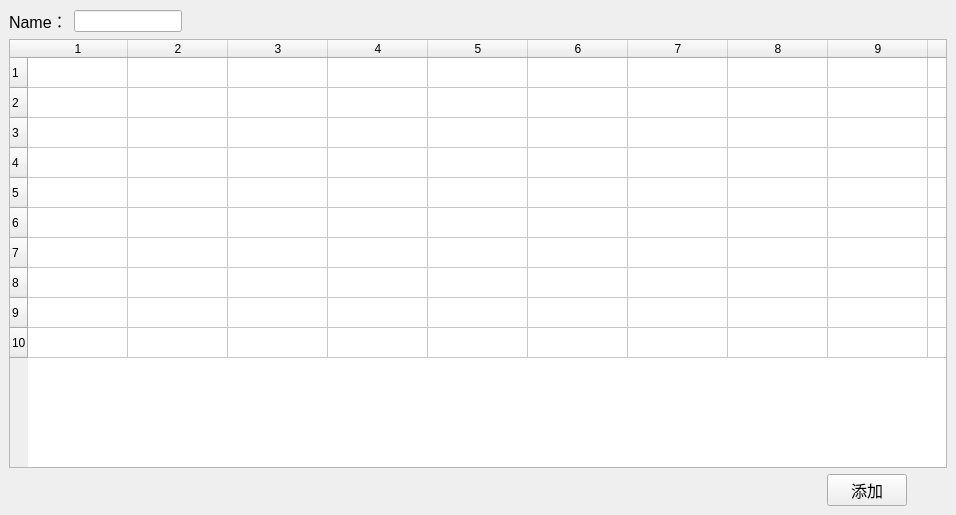
<?xml version="1.0" encoding="UTF-8"?>
<ui version="4.0">
 <class>addReadingRoom</class>
 <widget class="QMainWindow" name="addReadingRoom">
  <property name="geometry">
   <rect>
    <x>0</x>
    <y>0</y>
    <width>956</width>
    <height>515</height>
   </rect>
  </property>
  <property name="windowTitle">
   <string>MainWindow</string>
  </property>
  <widget class="QWidget" name="centralwidget">
   <layout class="QVBoxLayout" name="verticalLayout">
    <item>
     <layout class="QHBoxLayout" name="horizontalLayout">
      <item>
       <widget class="QLabel" name="label">
        <property name="sizePolicy">
         <sizepolicy hsizetype="Fixed" vsizetype="Preferred">
          <horstretch>0</horstretch>
          <verstretch>0</verstretch>
         </sizepolicy>
        </property>
        <property name="font">
         <font>
          <pointsize>12</pointsize>
         </font>
        </property>
        <property name="text">
         <string>Name：</string>
        </property>
       </widget>
      </item>
      <item>
       <widget class="QLineEdit" name="lineEdit">
        <property name="sizePolicy">
         <sizepolicy hsizetype="Fixed" vsizetype="Fixed">
          <horstretch>0</horstretch>
          <verstretch>0</verstretch>
         </sizepolicy>
        </property>
       </widget>
      </item>
      <item>
       <widget class="QLabel" name="label_2">
        <property name="font">
         <font>
          <pointsize>12</pointsize>
         </font>
        </property>
        <property name="text">
         <string/>
        </property>
       </widget>
      </item>
     </layout>
    </item>
    <item>
     <widget class="QTableWidget" name="tableWidget">
      <property name="enabled">
       <bool>true</bool>
      </property>
      <property name="font">
       <font>
        <stylestrategy>PreferAntialias</stylestrategy>
       </font>
      </property>
      <property name="midLineWidth">
       <number>0</number>
      </property>
      <property name="verticalScrollBarPolicy">
       <enum>Qt::ScrollBarAlwaysOff</enum>
      </property>
      <property name="horizontalScrollBarPolicy">
       <enum>Qt::ScrollBarAlwaysOff</enum>
      </property>
      <property name="sizeAdjustPolicy">
       <enum>QAbstractScrollArea::AdjustIgnored</enum>
      </property>
      <property name="autoScroll">
       <bool>false</bool>
      </property>
      <property name="editTriggers">
       <set>QAbstractItemView::NoEditTriggers</set>
      </property>
      <property name="showDropIndicator" stdset="0">
       <bool>true</bool>
      </property>
      <property name="alternatingRowColors">
       <bool>false</bool>
      </property>
      <property name="textElideMode">
       <enum>Qt::ElideRight</enum>
      </property>
      <property name="verticalScrollMode">
       <enum>QAbstractItemView::ScrollPerItem</enum>
      </property>
      <property name="horizontalScrollMode">
       <enum>QAbstractItemView::ScrollPerItem</enum>
      </property>
      <property name="rowCount">
       <number>10</number>
      </property>
      <property name="columnCount">
       <number>10</number>
      </property>
      <attribute name="horizontalHeaderVisible">
       <bool>true</bool>
      </attribute>
      <attribute name="horizontalHeaderCascadingSectionResizes">
       <bool>false</bool>
      </attribute>
      <attribute name="horizontalHeaderHighlightSections">
       <bool>true</bool>
      </attribute>
      <attribute name="horizontalHeaderShowSortIndicator" stdset="0">
       <bool>false</bool>
      </attribute>
      <attribute name="verticalHeaderCascadingSectionResizes">
       <bool>false</bool>
      </attribute>
      <row/>
      <row/>
      <row/>
      <row/>
      <row/>
      <row/>
      <row/>
      <row/>
      <row/>
      <row/>
      <column/>
      <column/>
      <column/>
      <column/>
      <column/>
      <column/>
      <column/>
      <column/>
      <column/>
      <column/>
      <item row="0" column="0"/>
     </widget>
    </item>
    <item>
     <layout class="QHBoxLayout" name="horizontalLayout_2">
      <item>
       <spacer name="horizontalSpacer">
        <property name="orientation">
         <enum>Qt::Horizontal</enum>
        </property>
        <property name="sizeHint" stdset="0">
         <size>
          <width>40</width>
          <height>20</height>
         </size>
        </property>
       </spacer>
      </item>
      <item>
       <widget class="QPushButton" name="pushButton">
        <property name="font">
         <font>
          <pointsize>12</pointsize>
         </font>
        </property>
        <property name="text">
         <string>添加</string>
        </property>
        <property name="iconSize">
         <size>
          <width>16</width>
          <height>20</height>
         </size>
        </property>
       </widget>
      </item>
      <item>
       <spacer name="horizontalSpacer_2">
        <property name="orientation">
         <enum>Qt::Horizontal</enum>
        </property>
        <property name="sizeType">
         <enum>QSizePolicy::Preferred</enum>
        </property>
        <property name="sizeHint" stdset="0">
         <size>
          <width>40</width>
          <height>20</height>
         </size>
        </property>
       </spacer>
      </item>
     </layout>
    </item>
   </layout>
  </widget>
 </widget>
 <resources/>
 <connections/>
</ui>
